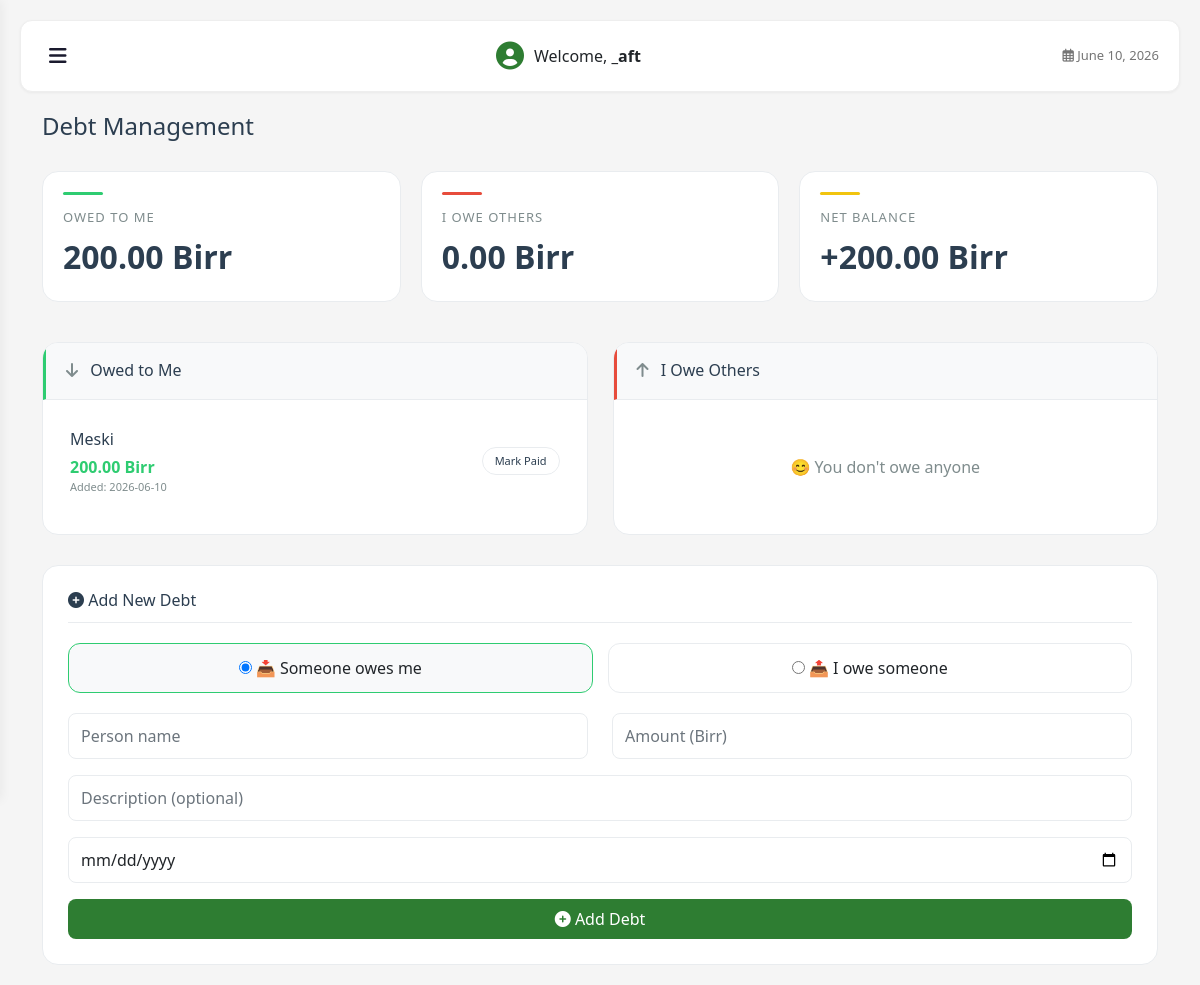
The page /debts (signed in) on the database its author committed.
### app.py (models this page shows)
class Debt(db.Model):
    id = db.Column(db.Integer, primary_key=True)
    user_id = db.Column(db.Integer, db.ForeignKey('user.id'), nullable=False)
    person_name = db.Column(db.String(100))
    amount = db.Column(db.Float)
    status = db.Column(db.String(20))
    debt_type = db.Column(db.String(20), default='owed_to_me')
    date_added = db.Column(db.String(20), default=datetime.now().strftime('%Y-%m-%d'))
    due_date = db.Column(db.String(20), default=None)
    description = db.Column(db.String(200), default='')
    category = db.Column(db.String(50), default='Other')
    notes = db.Column(db.Text, default='')

### app.py (the view)
@app.route('/debts')
@login_required
def view_debts():
    owed_to_me = Debt.query.filter_by(user_id=session['user_id'], status='Unpaid', debt_type='owed_to_me').all()
    i_owe = Debt.query.filter_by(user_id=session['user_id'], status='Unpaid', debt_type='i_owe').all()
    paid_debts = Debt.query.filter_by(user_id=session['user_id'], status='Paid').all()
    total_owed_to_me = sum(debt.amount for debt in owed_to_me)
    total_i_owe = sum(debt.amount for debt in i_owe)
    net_balance = total_owed_to_me - total_i_owe
    stats = get_debt_statistics(session['user_id'])
    debts_by_category = get_debts_by_category(session['user_id'])
    for debt in owed_to_me + i_owe:
        debt.is_overdue = is_debt_overdue(debt.due_date)
    return render_template('debts.html',
                         owed_to_me=owed_to_me,
                         i_owe=i_owe,
                         paid_debts=paid_debts,
                         total_owed_to_me=total_owed_to_me,
                         total_i_owe=total_i_owe,
                         net_balance=net_balance,
                         debt_stats=stats,
                         debts_by_category=debts_by_category,
                         is_debt_overdue=is_debt_overdue)

### app.py (called while the page is built)
@app.after_request
def set_csrf_cookie(response):
    response.set_cookie('csrf_token', generate_csrf())
    return response

@app.before_request
def before_request():
    if request.headers.get('X-Forwarded-Proto') == 'http':
        url = request.url.replace('http://', 'https://', 1)
        return redirect(url, 301)

def login_required(f):
    @wraps(f)
    def decorated_function(*args, **kwargs):
        if 'user_id' not in session:
            flash('Please login to access this page.', 'warning')
            return redirect(url_for('login'))
        return f(*args, **kwargs)
    return decorated_function

@app.after_request
def add_security_headers(response):
    response.headers['X-Content-Type-Options'] = 'nosniff'
    response.headers['X-Frame-Options'] = 'SAMEORIGIN'
    response.headers['X-XSS-Protection'] = '1; mode=block'
    response.headers['Referrer-Policy'] = 'strict-origin-when-cross-origin'
    response.headers['Strict-Transport-Security'] = 'max-age=31536000; includeSubDomains'
    response.headers['Cache-Control'] = 'no-store, no-cache, must-revalidate, max-age=0'
    response.headers['Pragma'] = 'no-cache'
    response.headers['Expires'] = '0'
    return response

def is_debt_overdue(due_date):
    if not due_date:
        return False
    try:
        due = datetime.strptime(due_date, '%Y-%m-%d')
        return datetime.now() > due
    except:
        return False

def get_debt_statistics(user_id):
    unpaid_owed_to_me = Debt.query.filter_by(user_id=user_id, status='Unpaid', debt_type='owed_to_me').all()
    unpaid_i_owe = Debt.query.filter_by(user_id=user_id, status='Unpaid', debt_type='i_owe').all()
    total_owed_to_me = sum(d.amount for d in unpaid_owed_to_me)
    total_i_owe = sum(d.amount for d in unpaid_i_owe)
    net_balance = total_owed_to_me - total_i_owe
    overdue_count = sum(1 for d in unpaid_owed_to_me + unpaid_i_owe if is_debt_overdue(d.due_date))
    return {
        'total_owed_to_me': total_owed_to_me,
        'total_i_owe': total_i_owe,
        'net_balance': net_balance,
        'overdue_count': overdue_count,
        'total_unpaid': len(unpaid_owed_to_me) + len(unpaid_i_owe)
    }

@app.context_processor
def inject_now():
    return {'now': datetime.now()}

@app.context_processor
def inject_csrf():
    from flask_wtf.csrf import generate_csrf
    return dict(csrf_token=generate_csrf)

### templates/debts.html (shortened to what this page needs)
{% extends "base.html" %}
{% block content %}
<div class="container">
    <div class="debt-header">
        <h2>Debt Management</h2>
    </div>
    <div class="debt-stats-grid">
        <div class="debt-stat-card">
            <div class="accent-line"></div>
            <h4>OWED TO ME</h4>
            <div class="amount">{{ "%.2f"|format(total_owed_to_me) }} Birr</div>
        </div>
        <div class="debt-stat-card">
            <div class="accent-line"></div>
            <h4>I OWE OTHERS</h4>
            <div class="amount">{{ "%.2f"|format(total_i_owe) }} Birr</div>
        </div>
        <div class="debt-stat-card">
            <div class="accent-line"></div>
            <h4>NET BALANCE</h4>
            <div class="amount">
                {% if net_balance >= 0 %}
                    +{{ "%.2f"|format(net_balance) }} Birr
                {% else %}
                    {{ "%.2f"|format(net_balance) }} Birr
                {% endif %}
            </div>
        </div>
    </div>
    <div class="debt-container">
        <div class="debt-card">
            <div class="debt-card-header">
                <h3><i class="fas fa-arrow-down"></i> Owed to Me</h3>
            </div>
            <div class="debt-card-body">
                {% if owed_to_me %}
                    {% for debt in owed_to_me %}
                    <div class="debt-item">
                        <div>
                            <div class="debt-person">{{ debt.person_name }}</div>
                            <div class="debt-amount">{{ "%.2f"|format(debt.amount) }} Birr</div>
                            <div class="debt-date">Added: {{ debt.date_added }}</div>
                        </div>
                        <form method="POST" action="{{ url_for('toggle_debt', id=debt.id) }}" style="display:inline;">
                            <button type="submit" class="toggle-btn">Mark Paid</button>
                        </form>
                    </div>
                    {% endfor %}
                {% else %}
                    <div class="empty-state">🎉 No one owes you money</div>
                {% endif %}
            </div>
        </div>
        <div class="debt-card">
            <div class="debt-card-header">
                <h3><i class="fas fa-arrow-up"></i> I Owe Others</h3>
            </div>
            <div class="debt-card-body">
                {% if i_owe %}
                    {% for debt in i_owe %}
                    <div class="debt-item">
                        <div>
                            <div class="debt-person">{{ debt.person_name }}</div>
                            <div class="debt-amount">{{ "%.2f"|format(debt.amount) }} Birr</div>
                            {% if debt.description %}
                            <div class="debt-description">{{ debt.description }}</div>
                            {% endif %}
                            <div class="debt-date">Added: {{ debt.date_added }}</div>
                        </div>
                        <form method="POST" action="{{ url_for('toggle_debt', id=debt.id) }}" style="display:inline;">
                            <input type="hidden" name="csrf_token" value="{{ csrf_token() }}">
                            <button type="submit" class="toggle-btn">Mark Paid</button>
                        </form>
                    </div>
                    {% endfor %}
                {% else %}
                    <div class="empty-state">😊 You don't owe anyone</div>
                {% endif %}
            </div>
        </div>
    </div>
    <div class="add-debt-form">
        <h3><i class="fas fa-plus-circle"></i> Add New Debt</h3>
        <form method="POST" action="{{ url_for('add_debt') }}">
            <div class="type-selector" id="typeSelector">
                <div class="type-option selected" onclick="selectType('owed_to_me')">
                    <input type="radio" name="debt_type" value="owed_to_me" checked>
                    📥 Someone owes me
                </div>
                <div class="type-option" onclick="selectType('i_owe')">
                    <input type="radio" name="debt_type" value="i_owe">
                    📤 I owe someone
                </div>
            </div>
            <div class="row">
                <div class="col-md-6 mb-3">
                    <input type="text" name="person_name" class="form-control" placeholder="Person name" required>
                </div>
                <div class="col-md-6 mb-3">
                    <input type="number" name="amount" step="0.01" class="form-control" placeholder="Amount (Birr)" required>
                </div>
                <div class="col-md-12 mb-3">
                    <input type="text" name="description" class="form-control" placeholder="Description (optional)">
                </div>
                <div class="col-md-12 mb-3">
                    <input type="date" name="due_date" class="form-control" placeholder="Due date (optional)">
                </div>
            </div>
            <button type="submit" class="btn-primary w-100 py-2">
                <i class="fas fa-plus-circle"></i> Add Debt
            </button>
        </form>
    </div>
</div>
{% endblock %}

### templates/base.html (shortened to what this page needs)
<!DOCTYPE html>
<html lang="en">
<head>
    <link href="https://cdn.jsdelivr.net/npm/bootstrap@5.1.3/dist/css/bootstrap.min.css" rel="stylesheet">
    <link rel="stylesheet" href="https://cdnjs.cloudflare.com/ajax/libs/font-awesome/6.0.0/css/all.min.css">
</head>
<body>
    <div class="main-content" id="mainContent">
        <div class="top-bar">
            <button class="menu-btn" id="menuBtn">
                <i class="fas fa-bars"></i>
            </button>
            <div class="user-info">
                <i class="fas fa-user-circle"></i>
                <span>Welcome, <strong>{{ session.get('username', 'User') }}</strong></span>
            </div>
            <div class="date-info">
                <i class="far fa-calendar-alt"></i>
                <span>{{ now.strftime('%B %d, %Y') if now else '' }}</span>
            </div>
        </div>
        {% block content %}{% endblock %}
    </div>
</body>
</html>

### templates/base.html (style rules this page uses)
:root { --green: #2e7d32; --yellow: #f9a825; --red: #c62828; --dark: #1a1a2e; --light: #f5f5f5; --gray: #757575; }
* { margin: 0; padding: 0; box-sizing: border-box; }
body { font-family: 'Segoe UI', Tahoma, Geneva, Verdana, sans-serif; background: var(--light); overflow-x: hidden; }
.main-content { margin-left: 0; padding: 20px; min-height: 100vh; transition: margin-left 0.3s ease; }
.top-bar { background: white; padding: 12px 20px; border-radius: 12px; margin-bottom: 20px; display: flex; justify-content: space-between; align-items: center; box-shadow: 0 1px 3px rgba(0,0,0,0.05); border: 1px solid #eee; }
.menu-btn { background: none; border: none; font-size: 20px; cursor: pointer; color: var(--dark); padding: 8px; border-radius: 8px; transition: background 0.2s; }
.user-info { display: flex; align-items: center; gap: 10px; }
.user-info i { font-size: 28px; color: var(--green); }
.date-info { color: var(--gray); font-size: 13px; }
.amount { font-weight: bold; color: var(--red); }
.btn-primary { background: var(--green); color: white; border: none; padding: 8px 16px; border-radius: 8px; cursor: pointer; }
h2 { font-size: 20px; margin-bottom: 20px; color: var(--dark); }

### rows shown on the page
Debt: date_added "June 10, 2026", person_name "Meski", amount "200.00", date_added "2026-06-10"

### other values the page prints
{{ session.get('username', 'User') }} "_aft"
{{ "%.2f"|format(total_owed_to_me) }} "200.00"
{{ "%.2f"|format(total_i_owe) }} "0.00"
{{ "%.2f"|format(net_balance) }} "200.00"
